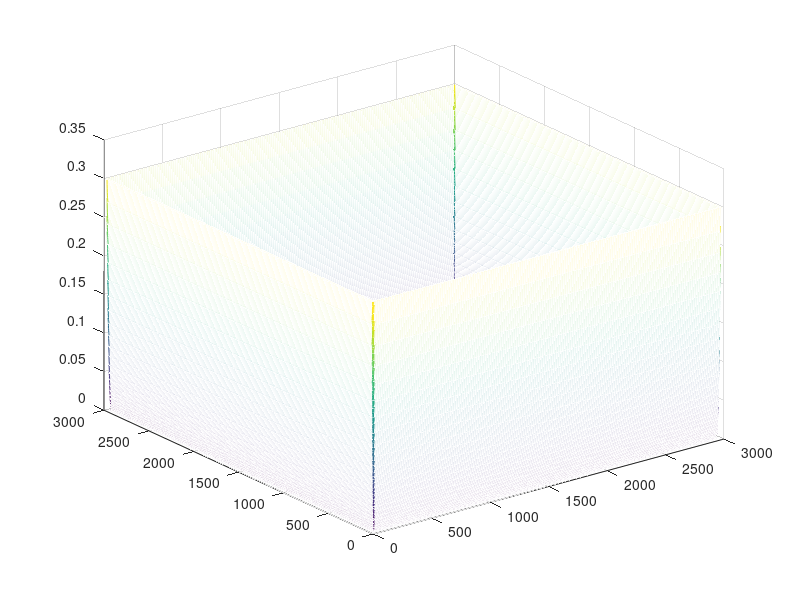

This chart was generated by the following MATLAB code: (Note: this script raises an error after producing the figure.)
%% PTSD1D testing script

%% Initz
clc;
clear all;
close all;

%% Make Variables

%define FS
fs = 10000.0;
%define density
rho = 1.21;
%define speed of sound
c = 343.0;
%define total time
T = 2.0;
%define grid width
gridWidth = 100.0;
%define timestep
dt = 1/(2*fs);
%dfine grid spacing
dx = 2 * dt * c;
%calculate pconst
pconst = rho * c^2 * (dt/dx) * dt * c;
%calculate uconst
uconst = (1/rho)*(dt/dx)*dt*c;
%define pml depth 
PMLdepth = 30;
%calc time steps
timestep = abs(T/dt);
%calc grid size
N = ceil(abs(gridWidth/dx)+2*PMLdepth);
%calculate differentiation matrix
tempdiffmatrix = zeros(1,N);
% temp = zeros(N, N);
%Calc source
src = zeros(1,ceil(T/dt)+1);
src(10:11) = 10^-12*30*10^(50/20) * sin(2*(pi/2000)*(1:2));
srcloc = ceil(N/2);
% alpha = 0;
% calculate geometry matricies
% phat = zeros(N,N);
% uhat = zeros(N,N);
% pdiffhat = zeros(N,N);
% udiffhat = zeros(N,N);
pd = zeros(N,N);
ud = zeros(N,N);
    for i2 = 1 : N-1
        if i2 <  ceil((N-2)/2)
            tempdiffmatrix(i2) =  (i2-1);
        end
        if i2 ==  ceil((N-1)/2)
            tempdiffmatrix(i2) = 0 * (1+0j);
        end
        if i2 >  ceil((N-1)/2)
            tempdiffmatrix(i2) = (i2 - 1 - N) ;
        end
    end
diffmatrix = 1i * tempdiffmatrix;
PMLconst = ones(N,N);
PMLconst = PMLconst .* (3.142*N);
PMLdiff = zeros(N,N);
for i = 1 : N
PMLdiff(i,1:PMLdepth) = 1:PMLdepth;
PMLdiff(i,1:PMLdepth) = (1/3.0).*(((PMLdepth-PMLdiff(i,1:PMLdepth))./PMLdepth).^3);
end
PMLdiff(:,N-PMLdepth+1:end) = fliplr(PMLdiff(:,1:PMLdepth));
mesh(PMLdiff);
% for i = PMLdepth : N-PMLdepth+1
%     PMLdiff(1:PMLdepth,i) = 1:PMLdepth';
% PMLdiff((N-PMLdepth+1):end, i) = 1 : PMLdepth';
% end
PMLdiff2 = PMLdiff';
mesh(PMLdiff2);

PMLdiff = sqrt(PMLdiff.^2 + PMLdiff2.^2);
PMLdiffmax = max(max(PMLdiff));
PMLdiffsetmax = 0.3011;
PMLdiff(PMLdiff > PMLdiffsetmax) = PMLdiffsetmax;
mesh(PMLdiff);

% PMLdiff((N-PMLdepth+1):end) = 1 : PMLdepth;
% PMLdiff(1:PMLdepth) = (1/3.0).*(((PMLdepth-PMLdiff(1:PMLdepth))./PMLdepth).^3);
% PMLdiff((N-PMLdepth+1):end) = (1/3.0).*(PMLdiff((N-PMLdepth+1):end)./PMLdepth).^3;
PMLalphau = uconst*(1./(1+PMLdiff));
PMLalphap = pconst*(1./(1+PMLdiff));
PMLdiff = ((1-PMLdiff)./(1+PMLdiff));

%% solve for some time
tic();
for i = 1 : T/dt
   [pd, ud] = PSTD2Dfun(pd, ud, diffmatrix,...
     PMLdiff, PMLalphau, PMLalphap, PMLconst, N);
    pd = PTSD2Dsrc(pd, src(i), srcloc);
    mesh(real(pd));
%     view(2);
    title(sprintf('Time = %.6f s',dt*i));
    drawnow;
end
toc();

%% Display the results
